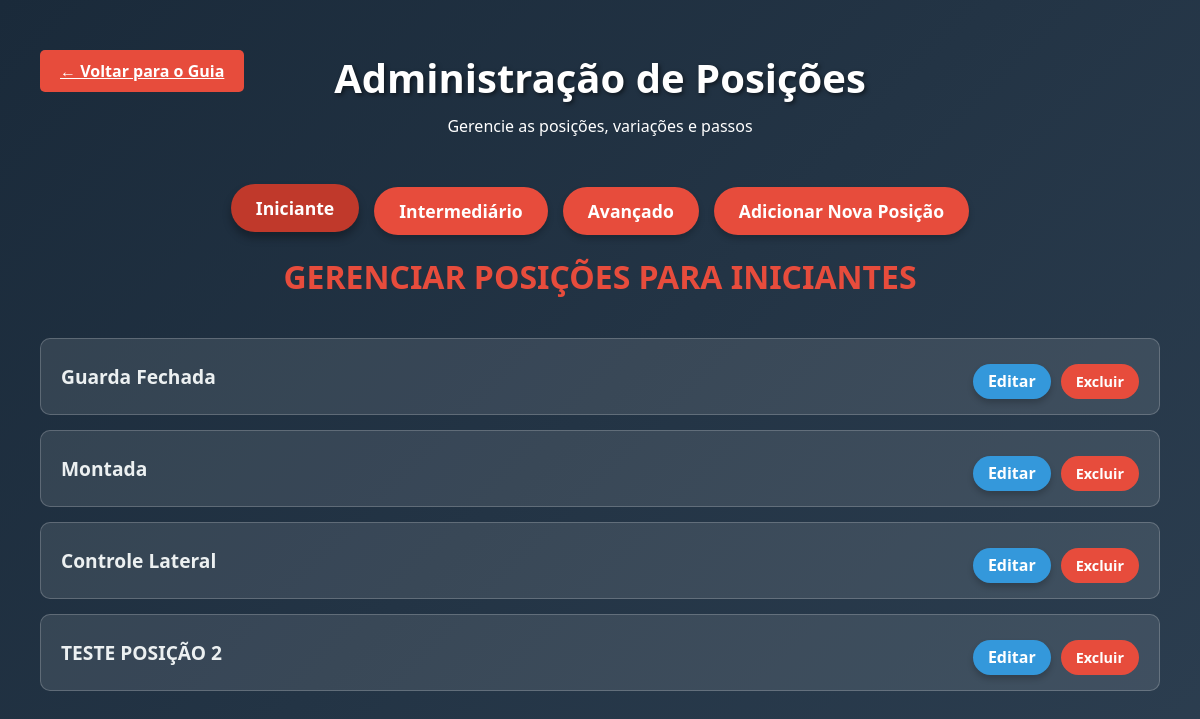
The page /admin on the database its author committed.
### models/guia.py (models this page shows, shortened)
class Position(db.Model):
    __tablename__ = 'positions'
    id = db.Column(db.Integer, primary_key=True)
    name = db.Column(db.String(100), nullable=False)
    description = db.Column(db.Text, nullable=False)
    image = db.Column(db.String(100), nullable=True) # A imagem da posição
    level = db.Column(db.String(50), nullable=False)
    variations = db.relationship('Variation', backref='position', lazy=True, cascade="all, delete-orphan")

### controllers/controller.py (the view)
def admin_bjj():
    positions = Position.query.filter_by(level='beginner').all()
    return render_template('adm/admin.html', positions=positions)

### view/adm/admin.html (shortened to what this page needs)
{% extends 'templates/base.html' %}
    {% block conteudo %}
    <header>
        <div>
            <a href="{{ url_for('guiabjj_route') }}" class="back-button" style="display: block;">← Voltar para o Guia</a>
        </div>
        <h1>Administração de Posições</h1>
        <p>Gerencie as posições, variações e passos</p>
    </header>
    <div class="controls admin-controls">
        <a href="{{ url_for('admin_route') }}" class="level-btn active">Iniciante</a>
        <a href="{{ url_for('interadm_route') }}" class="level-btn">Intermediário</a>
        <a href="{{ url_for('avancadm_route') }}" class="level-btn">Avançado</a>
        <a href="{{ url_for('add_position_beginner') }}" class="add-position-btn">Adicionar Nova Posição</a>
    </div>
    <div id="admin-content-container">
        <h2 class="level-header">Gerenciar Posições para Iniciantes</h2>
        <div class="admin-list">
            {% for position in positions %}
            <div class="admin-position-item">
                <span>{{ position.name }}</span>
                <div class="admin-position-actions">
                    <a class="action-btn edit-btn" href="{{ url_for('edit_position_beginner', position_id=position.id) }}" >Editar</a>
                     <form action="{{ url_for('delete_position_beginner', position_id=position.id) }}" method="post" onsubmit="return confirm('Tem certeza que deseja excluir esta posição?');" >
                        <button class="action-btn delete-btn" type="submit" >Excluir</button>
                    </form>
                </div>
            </div>
            {% endfor %}
        </div>
    </div>
{% endblock %}

### static/css/styles.css (style rules this page uses)
:root { --primary: #2c3e50; --secondary: #e74c3c; --light: #ecf0f1; --dark-bg: #1a2a3a; --card-bg: rgba(255,255,255,0.1); --border-color: rgba(255,255,255,0.2); }
* { margin: 0; padding: 0; box-sizing: border-box; font-family: 'Segoe UI', Tahoma, Geneva, Verdana, sans-serif; }
body { background: linear-gradient(135deg, var(--dark-bg), var(--primary)); color: white; min-height: 100vh; padding: 20px; }
header { text-align: center; padding: 30px 0; position: relative; }
h1 { font-size: 2.5rem; margin-bottom: 10px; text-shadow: 2px 2px 4px rgba(0,0,0,0.5); }
.controls { display: flex; justify-content: center; gap: 15px; margin: 20px 0; flex-wrap: wrap; }
.level-btn, .admin-button, .botao-link-admin, .add-position-btn, .action-btn, .save-btn, .cancel-btn { background: var(--secondary); color: white; border: none; padding: 12px 25px; border-radius: 30px; font-size: 1.1rem; cursor: pointer; transition: all 0.3s; font-weight: bold; box-shadow: 0 4px 6px rgba(0,0,0,0.2); text-decoration: none; }
.level-btn:hover, .level-btn.active, .admin-button:hover, .admin-button.active, .botao-link-admin, .add-position-btn:hover, .add-position-btn.active, .action-btn:hover, .action-btn.active, .save-btn:hover, .save-btn.active, .cancel-btn:hover, .cancel-btn.active { background: #c0392b; transform: translateY(-3px); box-shadow: 0 6px 8px rgba(0,0,0,0.3); }
.level-header { text-align: center; margin: 20px 0; font-size: 2rem; color: var(--secondary); text-transform: uppercase; }
.back-button { background: var(--secondary); color: white; border: none; padding: 10px 20px; border-radius: 5px; cursor: pointer; position: absolute; left: 20px; top: 30px; font-weight: bold; display: none; }
.admin-controls { display: flex; justify-content: center; gap: 15px; margin: 20px 0; flex-wrap: wrap; }
.admin-list { max-width: 1200px; margin: 0 auto; padding: 20px; }
.admin-position-item { background: var(--card-bg); border-radius: 10px; padding: 15px 20px; margin-bottom: 15px; display: flex; justify-content: space-between; align-items: center; border: 1px solid var(--border-color); flex-wrap: wrap; }
.admin-position-item span { font-size: 1.2rem; font-weight: bold; color: var(--light); }
.admin-position-actions, .botao-link { display: flex; gap: 10px; margin-top: 10px; }
.admin-position-actions button, .botao-link { padding: 8px 15px; font-size: 0.9rem; border-radius: 20px; box-shadow: none; }
.admin-position-actions button.edit-btn, a.edit-btn { background: #3498db; padding: 6px 15px; font-size: 1rem; }
.admin-position-actions button.delete-btn { background: #e74c3c; }

### rows shown on the page
Position: name "Guarda Fechada"
Position: name "Montada"
Position: name "Controle Lateral"
Position: name "TESTE POSIÇÃO 2"
